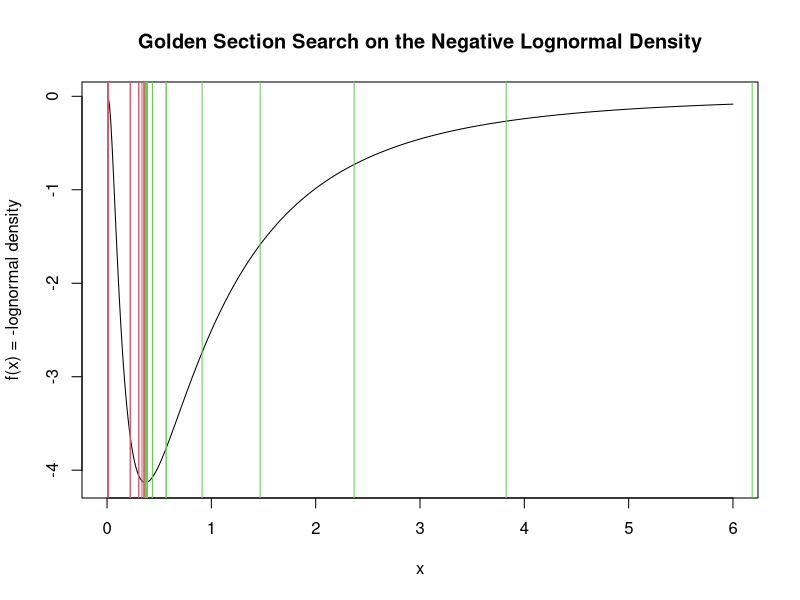

Generate this figure with R:
## ---- chunk 1
knitr::opts_chunk$set(echo = TRUE, warning = FALSE, message = FALSE)
## ---- chunk 2
# Objective function
f <- function(x) {
  -(1/x*sqrt(2*pi))*exp(-0.5*(log(x)*log(x)))
}
## ---- chunk 3
# Golden Section Search
golden_search <- function(f, a, b, tol = 1e-4) {
  
  tau <- (sqrt(5) - 1) / 2 # 0.618... 
  
  history <- data.frame(
    iter = 0,
    a = a,
    b = b
  )
  
  x1 <- b - tau * (b - a)
  x2 <- a + tau * (b - a)
  
  f1 <- f(x1)
  f2 <- f(x2)
  
  iter <- 0
  while ((b - a) > tol) {
    iter <- iter + 1
    
    if (f1 > f2) {
      
      a <- x1
      x1 <- x2
      f1 <- f2
      
      x2 <- a + tau * (b - a)
      f2 <- f(x2)
      
    } else {
      
      b <- x2
      x2 <- x1
      f2 <- f1
      
      x1 <- b - tau * (b - a)
      f1 <- f(x1)
    }
    history <- rbind(
      history,
      data.frame(iter = iter, a = a, b = b)
    )
  }
  
  list(
    xmin = (a + b) / 2,
    interval = c(a, b),
    history = history
  )
}
## ---- chunk 4
# Run Golden Section Search
result <- golden_search(f, a = 0.01, b = 10, tol = 1e-4)

print(result)
## ---- chunk 5
h <- result$history
h
## ---- chunk 6
u <- seq(0, 6, length = 500)
plot(u, f(u), type = 'l',
     main = "Golden Section Search on the Negative Lognormal Density",
     xlab = "x", ylab = "f(x) = -lognormal density")

for (i in 1:nrow(h)) {
  abline(v = h[i, 2], col = 2)  # left endpoint a, in red
  abline(v = h[i, 3], col = 3)  # right endpoint b, in green
}
